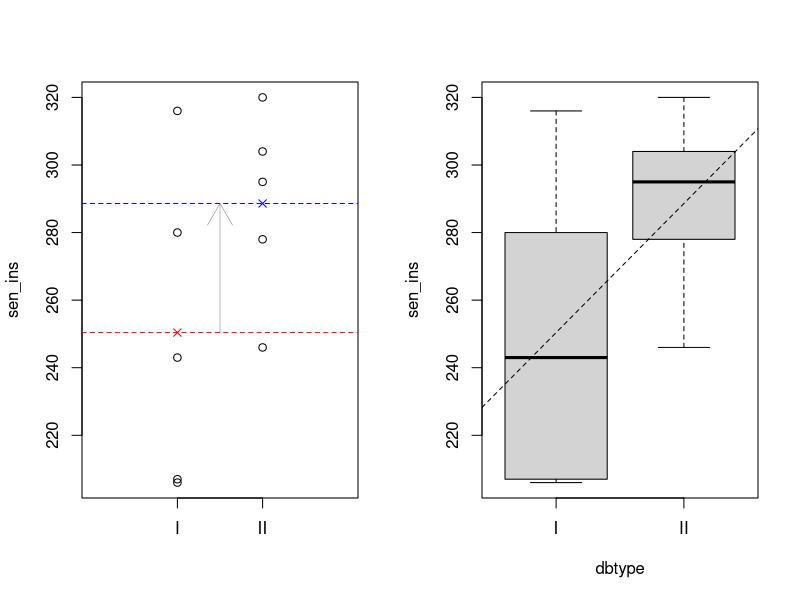

Reproduce this figure in R.
## ---- chunk 1
type_1 <- c(280, 243, 207, 206, 316)
type_2 <- c(246, 278, 295, 320, 304)
knitr::kable(data.frame(type_1, type_2),
             col.names = c("Type I", "Type II"),
             caption = "Sensibilidade à insulina por tipo de diabetes")
## ---- chunk 2
sen_ins <- c(280, 243, 207, 206, 316, 246, 278, 295, 320, 304)
dbtype  <- rep(c("I", "II"), each=5)
lm(sen_ins ~ dbtype)
mean(sen_ins[dbtype == "I"])
mean(sen_ins[dbtype == "II"]) - mean(sen_ins[dbtype == "I"])
## ---- chunk 3
par(mfrow = c(1, 2))
plot(dbtype=="II", sen_ins, xlim=c(-1, 2), xlab="", xaxt='n')
points(0, mean(sen_ins[dbtype=="I"]),  col='red', pch=4)
points(1, mean(sen_ins[dbtype=="II"]), col='blue',pch=4)
axis(side = 1, at = 0:1, labels = c("I", "II"))
abline(250.4, 0, col='red', lty=2)
abline(250.4 + 38.2, 0, col='blue', lty=2)
arrows(0.5, 250.4, 0.5, 250.4 + 38.2, lwd = .25)

boxplot(sen_ins~dbtype)
abline(250.4 - 38.2, 38.2, lty=2)
## ---- chunk 4
lm(sen_ins ~ 0 + dbtype)
mean(sen_ins[dbtype == "I"])
mean(sen_ins[dbtype == "II"])
## ---- chunk 5
summary(lm(sen_ins~dbtype))$coefficients
t.test(sen_ins~dbtype, var.equal=TRUE)
